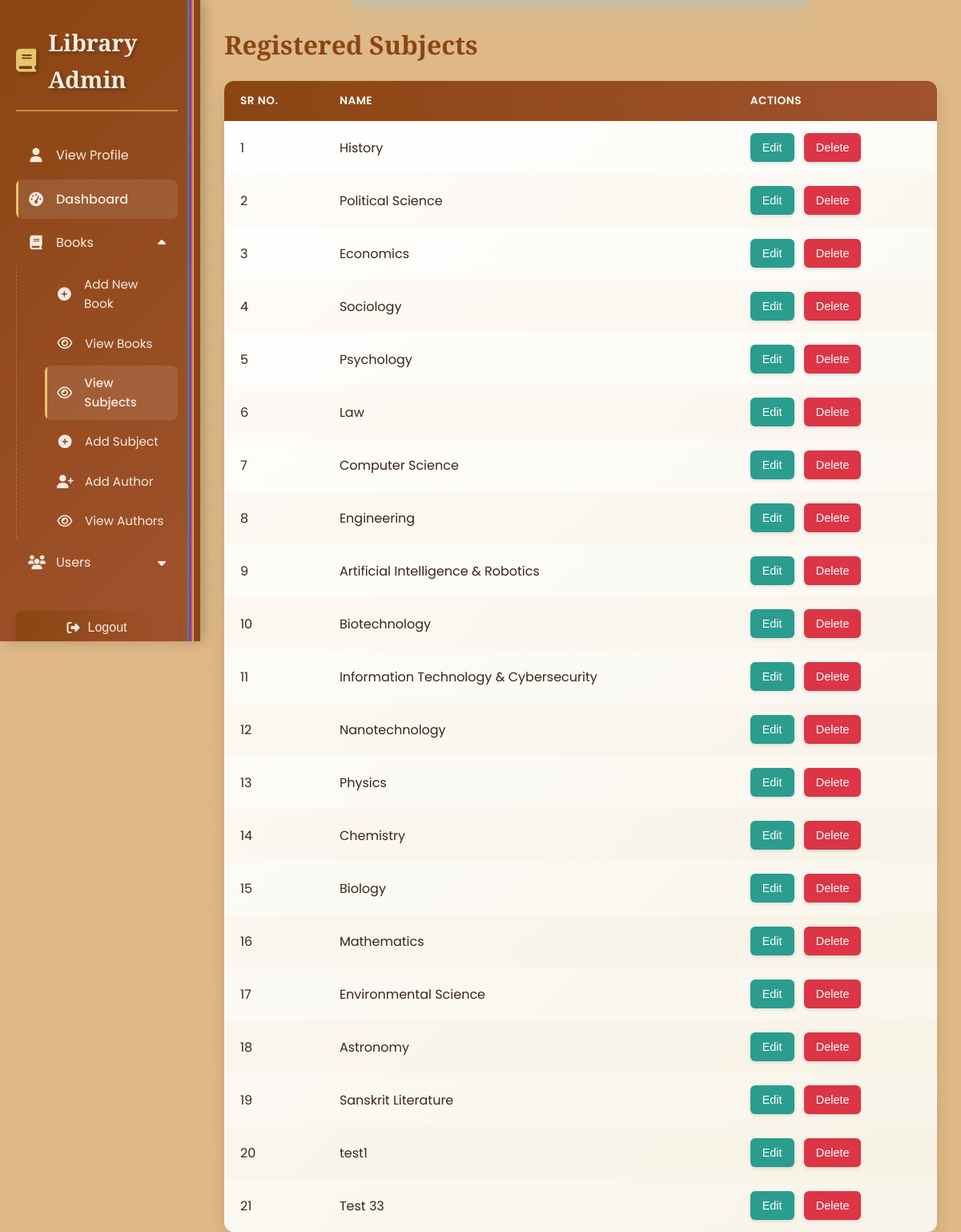
The page /viewsub/ (signed in) on the database its author committed.
### Books/models.py (models this page shows, shortened)
class Subject(models.Model):
    sub = models.CharField(max_length=50, verbose_name='Subject Name', unique=True)

### Books/views.py (the view)
# urls.py: path('viewsub/', viewsub, name='viewsub'),
def viewsub(request):
    if request.user.is_authenticated and request.user.is_superuser:
        subs = Subject.objects.all()
        return render(request, 'home/vsubs.html', {'subs': subs})
    else:
        messages.info(request, 'Enter the Admin Credentials to view Admin Panel!')
        return redirect('signin')

### templates/home/vsubs.html (shortened to what this page needs)
{% extends 'home/lms.html' %}
{% block body %}
<h1>Registered Subjects</h1>
<table>
        <thead>
            <tr>
                <th>Sr No.</th>
                <th>Name</th>
                <th>Actions</th>
            </tr>
        </thead>
        <tbody>
            {% for sub in subs %}
            <tr>
                <td data-label="ID">{{forloop.counter}}</td>
                <td data-label="Name">{{sub.sub}}</td>
                <td data-label="Actions">
                    <button class="edit-btn" onclick="window.location.href='{% url 'editsubs' sub.id %}'">Edit</button>
                    <form method="post" action="{% url 'delsub' sub.id %}" style="display: inline;">
                        <button class="delete-btn">Delete</button>
                    </form>
                </td>
            </tr>
            {% endfor %}
        </tbody>
    </table>
{% endblock %}

### templates/home/lms.html (style rules this page uses)
* { margin: 0; padding: 0; box-sizing: border-box; }
:root { --wood-dark: #8B4513; --wood-medium: #A0522D; --wood-light: #CD853F; --wood-pale: #DEB887; --book-teal: #2A9D8F; --book-magenta: #9D2A8F; --book-yellow: #E9C46A; --text-dark: #3A2618; --text-light: #F5EBE0; --shadow: rgba(0, 0, 0, 0.2); --highlight: rgba(255, 255, 255, 0.1); }
body { font-family: 'Poppins', sans-serif; line-height: 1.6; color: var(--text-dark); display: flex; background-color: var(--wood-pale); }
h1, h2, h3, h4 { font-family: 'Playfair Display', serif; font-weight: 600; }
h1 { text-align: left; color: var(--wood-dark); margin-bottom: 20px; font-size: 2em; position: relative; }
table { width: 100%; border-collapse: separate; border-spacing: 0; font-size: 1rem; background: linear-gradient(135deg, #fff 0%, #f8f4e9 100%); border-radius: 12px; overflow: hidden; box-shadow: 0 8px 20px rgba(0, 0, 0, 0.1); margin-bottom: 30px; }
thead { background: linear-gradient(to right, var(--wood-dark), var(--wood-medium)); color: white; }
th, td { padding: 15px 20px; text-align: left; }
th { font-weight: 600; letter-spacing: 0.5px; text-transform: uppercase; font-size: 0.85em; }
tbody tr { border-bottom: 1px solid rgba(160, 82, 45, 0.1); transition: all 0.3s ease; }
tbody tr:nth-child(even) { background-color: rgba(222, 184, 135, 0.05); }
tbody tr:last-child { border-bottom: none; }
.edit-btn, .delete-btn, .sub-btn { border: none; padding: 10px 15px; font-size: 0.9rem; border-radius: 6px; cursor: pointer; transition: all 0.3s ease; font-weight: 500; display: inline-flex; align-items: center; justify-content: center; box-shadow: 0 2px 4px rgba(0, 0, 0, 0.1); }
.edit-btn { background-color: var(--book-teal); color: white; }
.delete-btn { background-color: #dc3545; color: white; margin-left: 8px; }

### rows shown on the page
Subject: sub "History"
Subject: sub "Political Science"
Subject: sub "Economics"
Subject: sub "Sociology"
Subject: sub "Psychology"
Subject: sub "Law"
Subject: sub "Computer Science"
Subject: sub "Engineering"
Subject: sub "Artificial Intelligence & Robotics"
Subject: sub "Biotechnology"
Subject: sub "Information Technology & Cybersecurity"
Subject: sub "Nanotechnology"
Subject: sub "Physics"
Subject: sub "Chemistry"
Subject: sub "Biology"
Subject: sub "Mathematics"
Subject: sub "Environmental Science"
Subject: sub "Astronomy"
Subject: sub "Sanskrit Literature"
Subject: sub "test1"
Subject: sub "Test 33"
